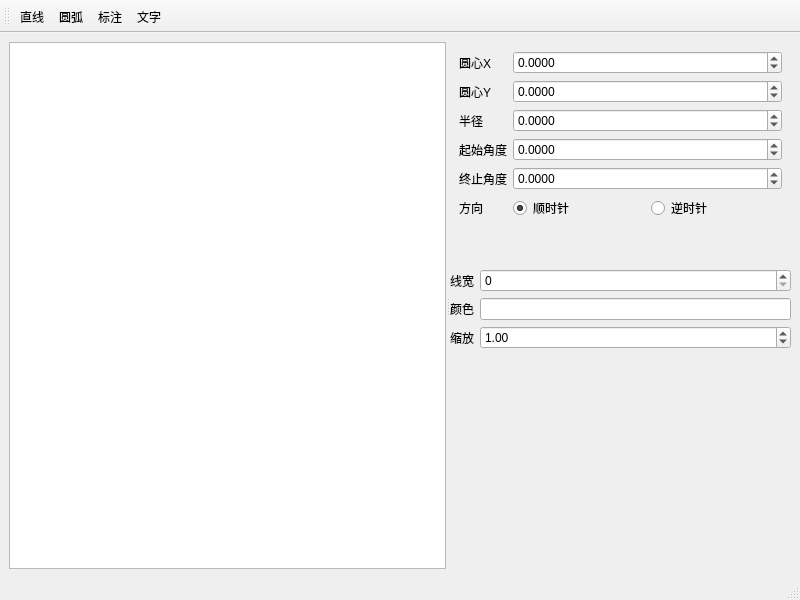
<?xml version="1.0" encoding="UTF-8"?>
<ui version="4.0">
 <class>MainWindow</class>
 <widget class="QMainWindow" name="MainWindow">
  <property name="geometry">
   <rect>
    <x>0</x>
    <y>0</y>
    <width>800</width>
    <height>600</height>
   </rect>
  </property>
  <property name="windowTitle">
   <string>GraphicsDraw</string>
  </property>
  <widget class="QWidget" name="centralwidget">
   <layout class="QVBoxLayout" name="verticalLayout_2">
    <item>
     <widget class="QSplitter" name="splitter">
      <property name="orientation">
       <enum>Qt::Horizontal</enum>
      </property>
      <widget class="GraphicsView" name="graphicsView"/>
      <widget class="QWidget" name="layoutWidget">
       <layout class="QVBoxLayout" name="verticalLayout">
        <item>
         <widget class="QStackedWidget" name="stackedWidget">
          <property name="currentIndex">
           <number>1</number>
          </property>
          <widget class="QWidget" name="page">
           <layout class="QFormLayout" name="formLayout_2">
            <item row="0" column="0">
             <widget class="QLabel" name="label_3">
              <property name="text">
               <string>开始X</string>
              </property>
             </widget>
            </item>
            <item row="1" column="0">
             <widget class="QLabel" name="label_4">
              <property name="text">
               <string>开始Y</string>
              </property>
             </widget>
            </item>
            <item row="2" column="0">
             <widget class="QLabel" name="label_5">
              <property name="text">
               <string>结束X</string>
              </property>
             </widget>
            </item>
            <item row="3" column="0">
             <widget class="QLabel" name="label_6">
              <property name="text">
               <string>结束Y</string>
              </property>
             </widget>
            </item>
            <item row="0" column="1">
             <widget class="QDoubleSpinBox" name="lineStartXSpinBox">
              <property name="decimals">
               <number>4</number>
              </property>
              <property name="minimum">
               <double>-999999999999.000000000000000</double>
              </property>
              <property name="maximum">
               <double>999999999999.000000000000000</double>
              </property>
             </widget>
            </item>
            <item row="1" column="1">
             <widget class="QDoubleSpinBox" name="lineStartYSpinBox">
              <property name="decimals">
               <number>4</number>
              </property>
              <property name="minimum">
               <double>-999999999999.000000000000000</double>
              </property>
              <property name="maximum">
               <double>999999999999.000000000000000</double>
              </property>
             </widget>
            </item>
            <item row="2" column="1">
             <widget class="QDoubleSpinBox" name="lineEndXSpinBox">
              <property name="decimals">
               <number>4</number>
              </property>
              <property name="minimum">
               <double>-999999999999.000000000000000</double>
              </property>
              <property name="maximum">
               <double>999999999999.000000000000000</double>
              </property>
             </widget>
            </item>
            <item row="3" column="1">
             <widget class="QDoubleSpinBox" name="lineEndYSpinBox">
              <property name="decimals">
               <number>4</number>
              </property>
              <property name="minimum">
               <double>-999999999999.000000000000000</double>
              </property>
              <property name="maximum">
               <double>999999999999.000000000000000</double>
              </property>
             </widget>
            </item>
           </layout>
          </widget>
          <widget class="QWidget" name="page_2">
           <layout class="QFormLayout" name="formLayout_3">
            <item row="0" column="0">
             <widget class="QLabel" name="label_7">
              <property name="text">
               <string>圆心X</string>
              </property>
             </widget>
            </item>
            <item row="1" column="0">
             <widget class="QLabel" name="label_8">
              <property name="text">
               <string>圆心Y</string>
              </property>
             </widget>
            </item>
            <item row="2" column="0">
             <widget class="QLabel" name="label_11">
              <property name="text">
               <string>半径</string>
              </property>
             </widget>
            </item>
            <item row="3" column="0">
             <widget class="QLabel" name="label_9">
              <property name="text">
               <string>起始角度</string>
              </property>
             </widget>
            </item>
            <item row="4" column="0">
             <widget class="QLabel" name="label_10">
              <property name="text">
               <string>终止角度</string>
              </property>
             </widget>
            </item>
            <item row="5" column="0">
             <widget class="QLabel" name="label_12">
              <property name="text">
               <string>方向</string>
              </property>
             </widget>
            </item>
            <item row="5" column="1">
             <layout class="QHBoxLayout" name="horizontalLayout_2">
              <item>
               <widget class="QRadioButton" name="arcClockwiseRadioBtn">
                <property name="text">
                 <string>顺时针</string>
                </property>
                <property name="checked">
                 <bool>true</bool>
                </property>
               </widget>
              </item>
              <item>
               <widget class="QRadioButton" name="arcAnticlockwiseRadioBtn">
                <property name="text">
                 <string>逆时针</string>
                </property>
               </widget>
              </item>
             </layout>
            </item>
            <item row="0" column="1">
             <widget class="QDoubleSpinBox" name="arcCenterXSpinBox">
              <property name="decimals">
               <number>4</number>
              </property>
              <property name="minimum">
               <double>-999999999999.000000000000000</double>
              </property>
              <property name="maximum">
               <double>999999999999.000000000000000</double>
              </property>
             </widget>
            </item>
            <item row="1" column="1">
             <widget class="QDoubleSpinBox" name="arcCenterYSpinBox">
              <property name="decimals">
               <number>4</number>
              </property>
              <property name="minimum">
               <double>-999999999999.000000000000000</double>
              </property>
              <property name="maximum">
               <double>999999999999.000000000000000</double>
              </property>
             </widget>
            </item>
            <item row="2" column="1">
             <widget class="QDoubleSpinBox" name="arcRadiusSpinBox">
              <property name="decimals">
               <number>4</number>
              </property>
              <property name="minimum">
               <double>-999999999999.000000000000000</double>
              </property>
              <property name="maximum">
               <double>999999999999.000000000000000</double>
              </property>
             </widget>
            </item>
            <item row="3" column="1">
             <widget class="QDoubleSpinBox" name="arcStartAngleSpinBox">
              <property name="decimals">
               <number>4</number>
              </property>
              <property name="minimum">
               <double>-180.000000000000000</double>
              </property>
              <property name="maximum">
               <double>180.000000000000000</double>
              </property>
             </widget>
            </item>
            <item row="4" column="1">
             <widget class="QDoubleSpinBox" name="arcEndAngleSpinBox">
              <property name="decimals">
               <number>4</number>
              </property>
              <property name="minimum">
               <double>-180.000000000000000</double>
              </property>
              <property name="maximum">
               <double>180.000000000000000</double>
              </property>
             </widget>
            </item>
           </layout>
          </widget>
          <widget class="QWidget" name="page_3">
           <layout class="QFormLayout" name="formLayout_4">
            <item row="0" column="0">
             <widget class="QLabel" name="label_13">
              <property name="text">
               <string>端点1 X</string>
              </property>
             </widget>
            </item>
            <item row="1" column="0">
             <widget class="QLabel" name="label_14">
              <property name="text">
               <string>端点1 Y</string>
              </property>
             </widget>
            </item>
            <item row="2" column="0">
             <widget class="QLabel" name="label_15">
              <property name="text">
               <string>端点2 X</string>
              </property>
             </widget>
            </item>
            <item row="3" column="0">
             <widget class="QLabel" name="label_16">
              <property name="text">
               <string>端点2 Y</string>
              </property>
             </widget>
            </item>
            <item row="4" column="0">
             <widget class="QLabel" name="label_17">
              <property name="text">
               <string>控制点X</string>
              </property>
             </widget>
            </item>
            <item row="5" column="0">
             <widget class="QLabel" name="label_18">
              <property name="text">
               <string>控制点Y</string>
              </property>
             </widget>
            </item>
            <item row="0" column="1">
             <widget class="QDoubleSpinBox" name="markPoint1XSpinBox">
              <property name="decimals">
               <number>4</number>
              </property>
              <property name="minimum">
               <double>-999999999999.000000000000000</double>
              </property>
              <property name="maximum">
               <double>999999999999.000000000000000</double>
              </property>
             </widget>
            </item>
            <item row="1" column="1">
             <widget class="QDoubleSpinBox" name="markPoint1YSpinBox">
              <property name="decimals">
               <number>4</number>
              </property>
              <property name="minimum">
               <double>-999999999999.000000000000000</double>
              </property>
              <property name="maximum">
               <double>999999999999.000000000000000</double>
              </property>
             </widget>
            </item>
            <item row="2" column="1">
             <widget class="QDoubleSpinBox" name="markPoint2XSpinBox">
              <property name="decimals">
               <number>4</number>
              </property>
              <property name="minimum">
               <double>-999999999999.000000000000000</double>
              </property>
              <property name="maximum">
               <double>999999999999.000000000000000</double>
              </property>
             </widget>
            </item>
            <item row="3" column="1">
             <widget class="QDoubleSpinBox" name="markPoint2YSpinBox">
              <property name="decimals">
               <number>4</number>
              </property>
              <property name="minimum">
               <double>-999999999999.000000000000000</double>
              </property>
              <property name="maximum">
               <double>999999999999.000000000000000</double>
              </property>
             </widget>
            </item>
            <item row="4" column="1">
             <widget class="QDoubleSpinBox" name="markCtrlXSpinBox">
              <property name="decimals">
               <number>4</number>
              </property>
              <property name="minimum">
               <double>-999999999999.000000000000000</double>
              </property>
              <property name="maximum">
               <double>999999999999.000000000000000</double>
              </property>
             </widget>
            </item>
            <item row="5" column="1">
             <widget class="QDoubleSpinBox" name="markCtrlYSpinBox">
              <property name="decimals">
               <number>4</number>
              </property>
              <property name="minimum">
               <double>-999999999999.000000000000000</double>
              </property>
              <property name="maximum">
               <double>999999999999.000000000000000</double>
              </property>
             </widget>
            </item>
           </layout>
          </widget>
          <widget class="QWidget" name="page_4">
           <layout class="QFormLayout" name="formLayout_5">
            <item row="0" column="0">
             <widget class="QLabel" name="label_19">
              <property name="text">
               <string>位置X</string>
              </property>
             </widget>
            </item>
            <item row="1" column="0">
             <widget class="QLabel" name="label_20">
              <property name="text">
               <string>位置Y</string>
              </property>
             </widget>
            </item>
            <item row="2" column="0">
             <widget class="QLabel" name="label_21">
              <property name="text">
               <string>文字</string>
              </property>
             </widget>
            </item>
            <item row="2" column="1">
             <widget class="QLineEdit" name="textEdit">
              <property name="sizePolicy">
               <sizepolicy hsizetype="Preferred" vsizetype="Fixed">
                <horstretch>0</horstretch>
                <verstretch>0</verstretch>
               </sizepolicy>
              </property>
             </widget>
            </item>
            <item row="0" column="1">
             <widget class="QDoubleSpinBox" name="textPosXSpinBox">
              <property name="decimals">
               <number>4</number>
              </property>
              <property name="minimum">
               <double>-999999999999.000000000000000</double>
              </property>
              <property name="maximum">
               <double>999999999999.000000000000000</double>
              </property>
             </widget>
            </item>
            <item row="1" column="1">
             <widget class="QDoubleSpinBox" name="textPosYSpinBox">
              <property name="decimals">
               <number>4</number>
              </property>
              <property name="minimum">
               <double>-999999999999.000000000000000</double>
              </property>
              <property name="maximum">
               <double>999999999999.000000000000000</double>
              </property>
             </widget>
            </item>
           </layout>
          </widget>
         </widget>
        </item>
        <item>
         <layout class="QFormLayout" name="formLayout">
          <item row="0" column="1">
           <widget class="QSpinBox" name="widthSpinBox">
            <property name="sizePolicy">
             <sizepolicy hsizetype="Preferred" vsizetype="Fixed">
              <horstretch>0</horstretch>
              <verstretch>0</verstretch>
             </sizepolicy>
            </property>
           </widget>
          </item>
          <item row="1" column="0">
           <widget class="QLabel" name="label_2">
            <property name="text">
             <string>颜色</string>
            </property>
           </widget>
          </item>
          <item row="1" column="1">
           <widget class="QLineEdit" name="colorLineEdit">
            <property name="sizePolicy">
             <sizepolicy hsizetype="Preferred" vsizetype="Fixed">
              <horstretch>0</horstretch>
              <verstretch>0</verstretch>
             </sizepolicy>
            </property>
           </widget>
          </item>
          <item row="0" column="0">
           <widget class="QLabel" name="label">
            <property name="text">
             <string>线宽</string>
            </property>
           </widget>
          </item>
          <item row="2" column="0">
           <widget class="QLabel" name="label_22">
            <property name="text">
             <string>缩放</string>
            </property>
           </widget>
          </item>
          <item row="2" column="1">
           <widget class="QDoubleSpinBox" name="doubleSpinBox">
            <property name="value">
             <double>1.000000000000000</double>
            </property>
           </widget>
          </item>
         </layout>
        </item>
        <item>
         <spacer name="verticalSpacer">
          <property name="orientation">
           <enum>Qt::Vertical</enum>
          </property>
          <property name="sizeHint" stdset="0">
           <size>
            <width>20</width>
            <height>40</height>
           </size>
          </property>
         </spacer>
        </item>
       </layout>
      </widget>
     </widget>
    </item>
   </layout>
  </widget>
  <widget class="QMenuBar" name="menubar">
   <property name="geometry">
    <rect>
     <x>0</x>
     <y>0</y>
     <width>800</width>
     <height>22</height>
    </rect>
   </property>
  </widget>
  <widget class="QStatusBar" name="statusbar"/>
  <widget class="QToolBar" name="toolBar">
   <property name="windowTitle">
    <string>toolBar</string>
   </property>
   <attribute name="toolBarArea">
    <enum>TopToolBarArea</enum>
   </attribute>
   <attribute name="toolBarBreak">
    <bool>false</bool>
   </attribute>
   <addaction name="actionLine"/>
   <addaction name="actionArc"/>
   <addaction name="actionMark"/>
   <addaction name="actionText"/>
  </widget>
  <action name="actionLine">
   <property name="text">
    <string>直线</string>
   </property>
   <property name="toolTip">
    <string>直线</string>
   </property>
  </action>
  <action name="actionArc">
   <property name="text">
    <string>圆弧</string>
   </property>
   <property name="toolTip">
    <string>圆弧</string>
   </property>
  </action>
  <action name="actionMark">
   <property name="text">
    <string>标注</string>
   </property>
   <property name="toolTip">
    <string>线性标注</string>
   </property>
  </action>
  <action name="actionText">
   <property name="text">
    <string>文字</string>
   </property>
   <property name="toolTip">
    <string>文字</string>
   </property>
  </action>
 </widget>
 <customwidgets>
  <customwidget>
   <class>GraphicsView</class>
   <extends>QGraphicsView</extends>
   <header>graphicsview.h</header>
  </customwidget>
 </customwidgets>
 <resources/>
 <connections/>
</ui>
